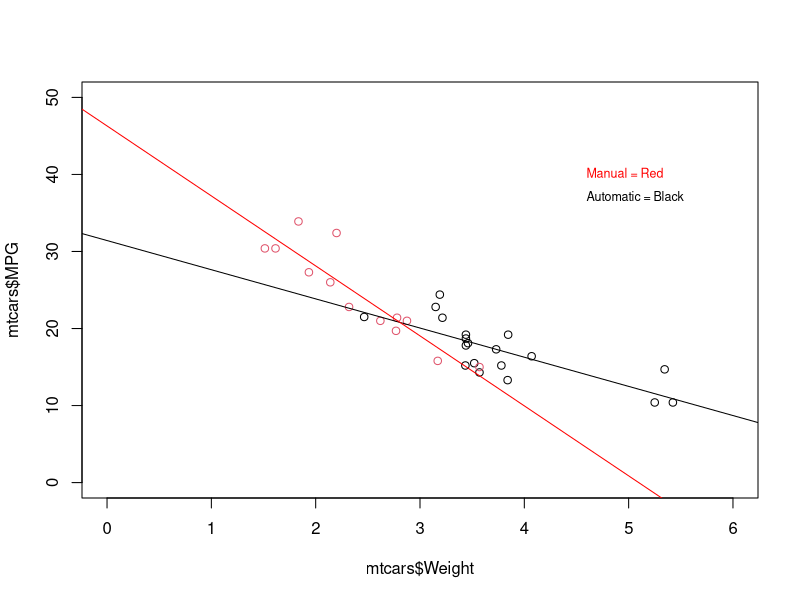
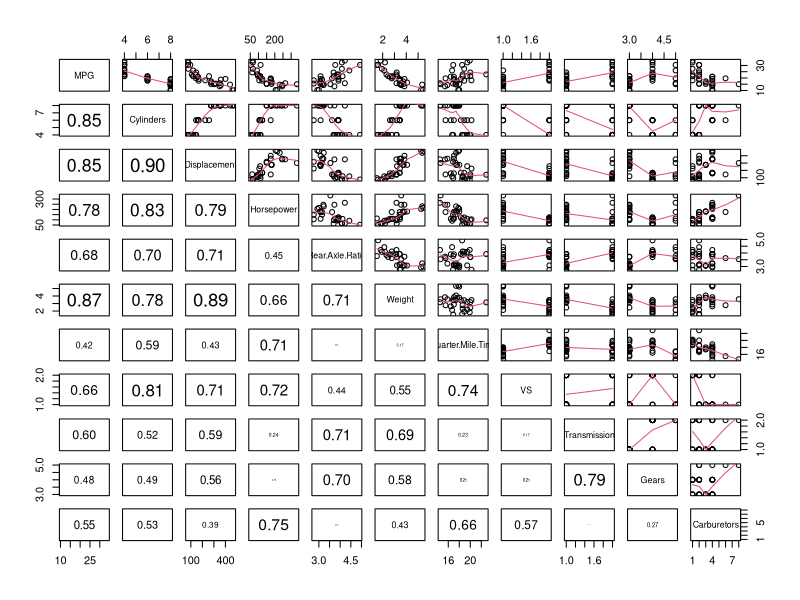
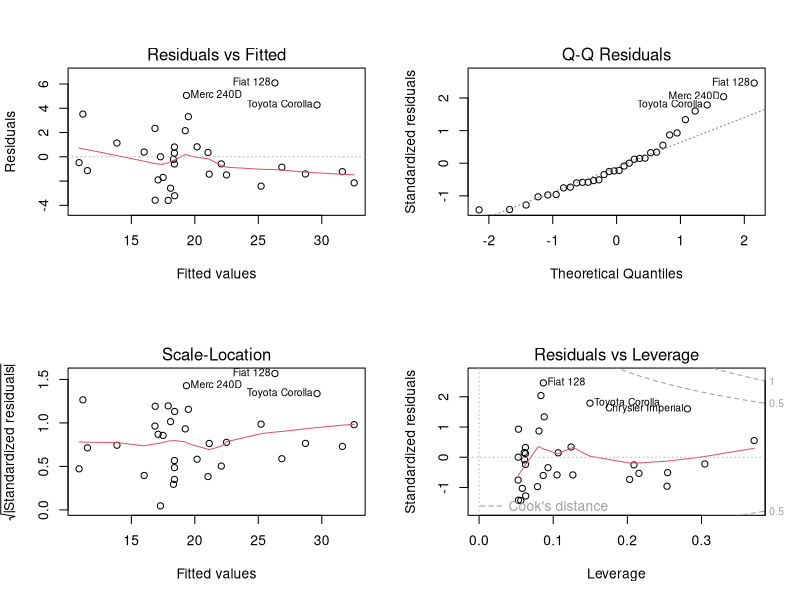

Source code (R) for these figures, in order:
## ---- chunk 1
# Get and Clean Data
data(mtcars)

names(mtcars)<-c("MPG","Cylinders","Displacement","Horsepower","Rear.Axle.Ratio","Weight","Quarter.Mile.Time","VS","Transmission","Gears","Carburetors")

mtcars$Transmission<-factor(mtcars$Transmission,levels=c(0,1),labels=c("Automatic","Manual"))

mtcars$VS<-factor(mtcars$VS,levels=c(0,1))
head(mtcars)
## ---- chunk 2
# Determined By Evaluating Nested Models (See Appendix)
myFit3<- lm(MPG ~ Weight + Transmission + Weight*Transmission, data = mtcars)
# Get R-Sq Value
myRSq2<-round(100*summary(myFit3)$r.squared,1)
out<-summary(myFit3)

## ---- chunk 3
# Make Subsets
mtcarsAuto<-mtcars[mtcars$Transmission=="Automatic",]
mtcarsManual<-mtcars[mtcars$Transmission=="Manual",]
 
# Fit Subsets
autoFit<-lm(MPG ~ Weight, data=mtcarsAuto)
manualFit<-lm(MPG ~ Weight, data=mtcarsManual)

# Plot
par(mfrow=c(1,1))
plot(mtcars$Weight,mtcars$MPG,col=mtcars$Transmission,xlim=c(0,6),ylim=c(0,50))
abline(autoFit,col="black")
abline(manualFit,col="red")

text(x=4.5,y=40,labels=c("Manual = Red"),col="red",cex=0.75,pos=4)
text(x=4.5,y=37,labels=c("Automatic = Black"),col="black",cex=0.75,pos=4)

## ---- chunk 4
new<-data.frame(Transmission=c(rep("Manual",3),rep("Automatic",3)),
                Weight=as.numeric(c(rep(c("2","3","4"),2))))

myPredict<-cbind(new,as.data.frame(round(predict(myFit3,new,interval="confidence"),1)))
names(myPredict)<-c("Transmission","Weight","Estimated MPG","Lower 95% Level","Upper 95% Level")
myPredict$Weight<-myPredict$Weight*1000
myPredict

## ---- chunk 5
myBetas<-cbind(data.frame(round(myFit3$coefficients,1)),round(confint(myFit3),1))
names(myBetas)<-c("Estimate","Lower 95% Level","Upper 95% Level")
myBetas
## ---- chunk 6
# From help(cor)
panel.cor <- function(x, y, digits = 2, prefix = "", cex.cor, ...)
{
    usr <- par("usr"); on.exit(par(usr))
    par(usr = c(0, 1, 0, 1))
    r <- abs(cor(x, y))
    txt <- format(c(r, 0.123456789), digits = digits)[1]
    txt <- paste0(prefix, txt)
    if(missing(cex.cor)) cex.cor <- 0.8/strwidth(txt)
    text(0.5, 0.5, txt, cex = cex.cor * r)
}
pairs(mtcars, lower.panel=panel.cor,upper.panel=panel.smooth)

## ---- chunk 7
myFit <- lm(MPG ~ ., data = mtcars)
summary(myFit)
pWeight<-round(summary(myFit)$coefficients[39],3)
pTransmission<-round(summary(myFit)$coefficients[42],3)

## ---- chunk 8
# Compare Models
myFit1<- lm(MPG ~ Transmission, data = mtcars)
myFit2<- lm(MPG ~ Weight + Transmission, data = mtcars)
anova(myFit1,myFit2)

# Get pValue
myPValue<-anova(myFit1,myFit2)$"Pr(>F)"[2]

# Get R-Sq Value
myRSq<-round(100*summary(myFit2)$r.squared,1)
## ---- chunk 9
myFit3<- lm(MPG ~ Weight + Transmission + Weight*Transmission, data = mtcars)
anova(myFit1,myFit2,myFit3)

# Get pValue
myPValue2<-anova(myFit1,myFit2,myFit3)$"Pr(>F)"[3]

# Get R-Sq Value
myRSq2<-round(100*summary(myFit3)$r.squared,1)


## ---- chunk 10
myFit4<-lm(MPG~Transmission + Weight + Transmission*Weight + Horsepower, data=mtcars)
anova(myFit1,myFit2,myFit3,myFit4)

# Get pValue
myPValue3<-anova(myFit1,myFit2,myFit3,myFit4)$"Pr(>F)"[4]

# Get R-Sq Value
myRSq3<-round(100*summary(myFit4)$r.squared,1)

## ---- chunk 11
myFit5<-lm(MPG~Transmission + Weight + Transmission*Weight + Horsepower + Cylinders, data=mtcars)
anova(myFit1,myFit2,myFit3,myFit4,myFit5)

## ---- chunk 12
myFit5<-lm(MPG~Transmission + Weight + Transmission*Weight + Horsepower + Displacement, data=mtcars)
anova(myFit1,myFit2,myFit3,myFit4,myFit5)

## ---- chunk 13
myFit5<-lm(MPG~Transmission + Weight + Transmission*Weight + Horsepower + Rear.Axle.Ratio, data=mtcars)
anova(myFit1,myFit2,myFit3,myFit4,myFit5)

## ---- chunk 14
myFit5<-lm(MPG~Transmission + Weight + Transmission*Weight + Horsepower + VS, data=mtcars)
anova(myFit1,myFit2,myFit3,myFit4,myFit5)

## ---- chunk 15
myFit5<-lm(MPG~Transmission + Weight + Transmission*Weight + Horsepower + Gears, data=mtcars)
anova(myFit1,myFit2,myFit3,myFit4,myFit5)

## ---- chunk 16
myFit5<-lm(MPG~Transmission + Weight + Transmission*Weight + Horsepower + Carburetors, data=mtcars)
anova(myFit1,myFit2,myFit3,myFit4,myFit5)

## ---- chunk 17

myFit10<-lm(MPG ~ Weight + Transmission + Weight * Transmission, data=mtcars)
summary(myFit10)
anova(myFit1,myFit2,myFit3,myFit4,myFit5)

## ---- chunk 18
rstudent(myFit3)
dfbetas(myFit3)
hatvalues(myFit3)
resid(myFit3) / (1 - hatvalues(myFit3))
cooks.distance(myFit3)

par(mfrow=c(2,2))
plot(myFit3)


# Confidence Intervals for Betas
#confint(autoFit)
#confint(manualFit)
confint(myFit3)

